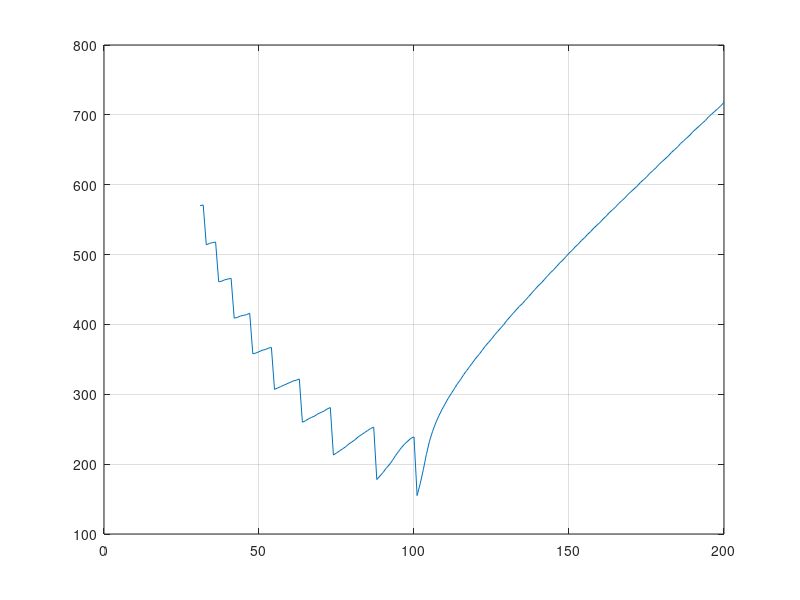

The MATLAB source for this figure:
f1 = fopen('kd.txt');
f2 = fopen('kp90.txt');
C1 = textscan(f1, '%f%f')
C2 = textscan(f2, '%f%f')
fclose(f1); fclose(f2);
plot(C1{1}, C1{2})
%plot(C1{1}, C1{2}, C2{1}, C2{2})
grid on
%plot(C{2})
%plot(C{3})